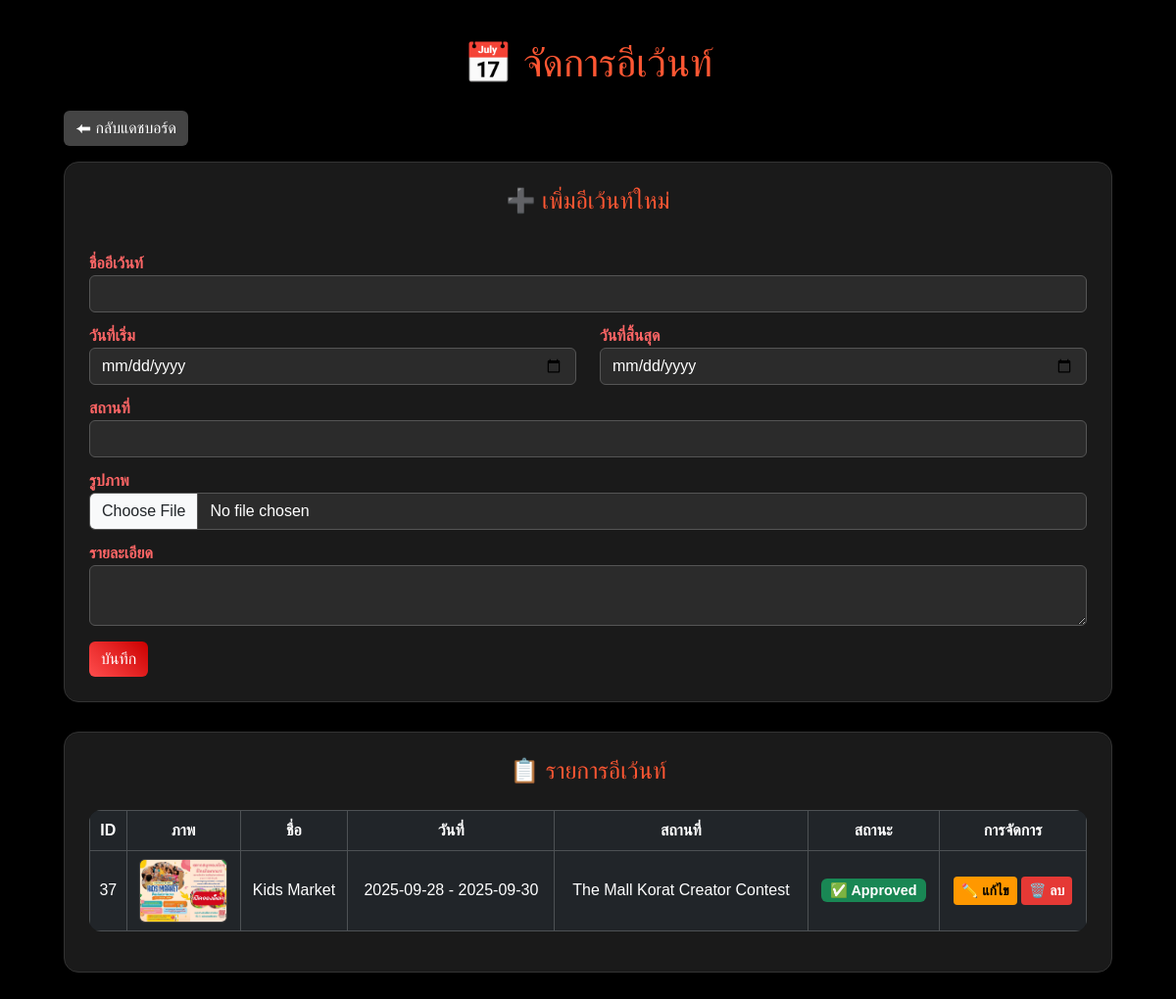
Page /admin/manage_HOME.php (signed in) on the committed database.
### tables this page shows
CREATE TABLE `event` (
  `EventID` int(11) NOT NULL,
  `E_Title` varchar(255) NOT NULL,
  `E_Detail` text NOT NULL,
  `E_StartDate` date NOT NULL,
  `E_EndDate` date NOT NULL,
  `E_Location` varchar(255) NOT NULL,
  `E_Image` varchar(255) DEFAULT NULL,
  `status` enum('pending','approved','disapproved') DEFAULT 'pending'
);

### admin/manage_HOME.php (the view, shortened to what this page needs)
<?php
include __DIR__ . '/../db_connect.php';
function getImagePath($fileName)
{
  if (!empty($fileName) && file_exists(__DIR__ . "/../uploads/" . $fileName)) {
    return "../uploads/" . $fileName;
  }
  return "../image/no-image.png";
}
$result = mysqli_query($conn, "SELECT * FROM event ORDER BY EventID DESC");
?>
<!DOCTYPE html>
<html lang="th">
<head>
  <link href="https://cdn.jsdelivr.net/npm/bootstrap@5.3.3/dist/css/bootstrap.min.css" rel="stylesheet">
 <link rel="stylesheet" href="public/admin_home.css">
</head>
<body>
  <div class="container">
    <h1>📅 จัดการอีเว้นท์</h1>
    <a href="admin_dashboard.php" class="btn btn-back mb-3">⬅ กลับแดชบอร์ด</a>
    <div class="card">
      <h4>➕ เพิ่มอีเว้นท์ใหม่</h4>
      <form method="post" enctype="multipart/form-data">
        <label>ชื่ออีเว้นท์</label>
        <input type="text" name="title" class="form-control" required>
        <div class="row">
          <div class="col-md-6">
            <label>วันที่เริ่ม</label>
            <input type="date" name="start_date" class="form-control" required>
          </div>
          <div class="col-md-6">
            <label>วันที่สิ้นสุด</label>
            <input type="date" name="end_date" class="form-control" required>
          </div>
        </div>
        <label>สถานที่</label>
        <input type="text" name="location" class="form-control" required>
        <label>รูปภาพ</label>
        <input type="file" name="image" class="form-control" accept="image/*">
        <label>รายละเอียด</label>
        <textarea name="detail" class="form-control" required></textarea>
        <button type="submit" name="add" class="btn btn-success mt-3">บันทึก</button>
      </form>
    </div>
    <div class="card">
      <h4>📋 รายการอีเว้นท์</h4>
      <table class="table table-dark table-bordered align-middle">
        <thead>
          <tr>
            <th>ID</th>
            <th>ภาพ</th>
            <th>ชื่อ</th>
            <th>วันที่</th>
            <th>สถานที่</th>
            <th>สถานะ</th>
            <th>การจัดการ</th>
          </tr>
        </thead>
        <tbody>
          <?php while ($row = mysqli_fetch_assoc($result)) { ?>
            <tr>
              <td><?= $row['EventID'] ?></td>
              <td><img src="<?= getImagePath($row['E_Image']) ?>" class="event-img"></td>
              <td><?= htmlspecialchars($row['E_Title']) ?></td>
              <td><?= $row['E_StartDate'] ?> - <?= $row['E_EndDate'] ?></td>
              <td><?= htmlspecialchars($row['E_Location']) ?></td>
              <td>
                <?php if ($row['status'] == 'approved'): ?>
                  <span class="badge bg-success">✅ Approved</span>
                <?php elseif ($row['status'] == 'pending'): ?>
                  <span class="badge bg-warning text-dark">⏳ Pending</span>
                <?php endif; ?>
              </td>
              <td>
                <a href="edit_event.php?id=<?= $row['EventID'] ?>" class="btn btn-warning btn-sm">✏️ แก้ไข</a>
                <a href="delete_event.php?id=<?= $row['EventID'] ?>"
                  class="btn btn-danger btn-sm"
                  onclick="return confirm('⚠️ คุณแน่ใจหรือไม่ที่จะลบอีเว้นท์นี้?')">
                  🗑️ ลบ
                </a>
              </td>
            <?php } ?>
        </tbody>
      </table>
    </div>
  </div>
</body>
</html>

### admin/public/admin_home.css (style rules this page uses)
body { background:#000000; color:#ff4d4d; font-family:'Kanit', sans-serif; }
.container { max-width:1100px; margin:auto; padding:40px 15px; }
h1, h4 { color:#ff5733; text-align:center; margin-bottom:25px; }
.card { background:#1a1a1a; padding:25px; border-radius:15px; margin-bottom:30px; border:1px solid #333; }
label { color:#ff6666; font-weight:600; margin-top:12px; }
.form-control { background:#2b2b2b; border:1px solid #555; color:#fff; }
.btn-success { background:linear-gradient(45deg,#ff4d4d,#cc0000); border:none; }
.btn-warning { background:#ff9800; border:none; color:#000; font-weight:600; }
.btn-danger { background:#e53935; border:none; font-weight:600; }
.btn-back { background:#444; border:none; color:#fff; }
table { background:#111; border-radius:12px; overflow:hidden; }
th { background:#ff4d4d; text-align:center; color:#fff; }
td { text-align:center; vertical-align:middle; color:#eee; }
.event-img { width:90px; height:65px; object-fit:cover; border-radius:6px; border:1px solid #444; }
.badge { font-size:0.9rem; }

### rows in the picture
event: EventID "37", E_Image (picture), E_Title "Kids Market", E_StartDate "2025-09-28", E_EndDate "2025-09-30", E_Location "The Mall Korat Creator Contest", status "✅ Approved"
